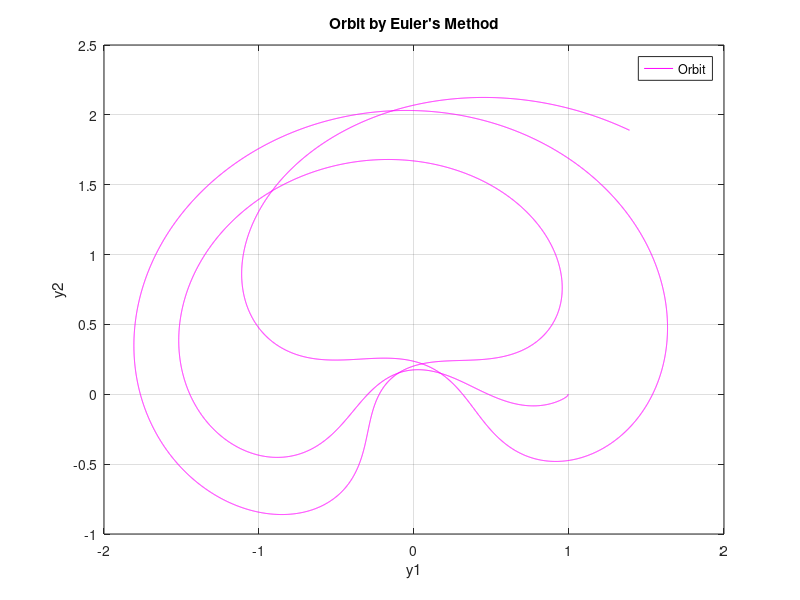
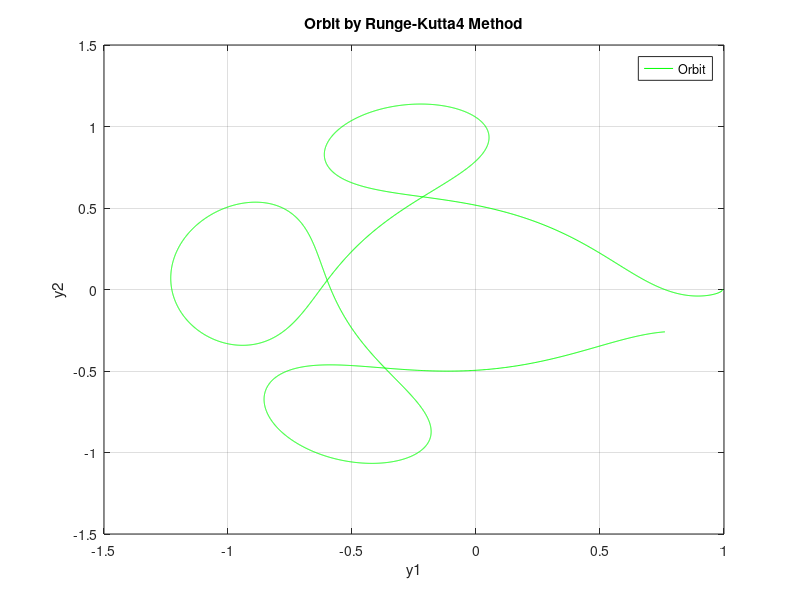

Recreate these plots in MATLAB, in order. (Note: this script raises an error after producing the figures.)
clear all; close all; clc

% DEFINE CONSTANTS
% -------------------------------------------------------------------------
% initial and final time
ti = 0;
tf = 17.06521656015796;
%tf = 40;
% initial conditions
y1_init = 0.994;
dy1_init = 0;
y2_init = 0;
dy2_init = -2.0015851063790825;
% normalized mass values 
u1 = 0.012277471; % moon
u2 = 1-u1; % earth


% EULER'S METHOD
% -------------------------------------------------------------------------
tic 
M1 = 24000; % subintervals
h_e = (tf-ti)/M1; % step size
t_e = ti:h_e:tf ; % time array

% Define differential equations (all given)
D1_e = @(t_e, y1, y2) ((y1+u1)^2+y2^2)^(3/2);
D2_e = @(t_e, y1, y2) ((y1-u2)^2+y2^2)^(3/2);
diff1_y1_e = @(t_e, y1, dy1, y2, dy2) dy1;
diff1_y2_e = @(t_e, y1, dy1, y2, dy2) dy2;
diff2_y1_e = @(t_e, y1, dy1, y2, dy2) y1 + 2*dy2 - u2*((y1+u1)/D1_e(t_e,y1,y2)) - u1*((y1-u2)/D2_e(t_e,y1,y2));
diff2_y2_e = @(t_e, y1, dy1, y2, dy2) y2 - 2*dy1 - u2*y2/D1_e(t_e,y1,y2) - u1*y2/D2_e(t_e,y1,y2);

% Preallocate space for solution matrices
y1_euler = zeros(1 , M1+1);
dy1_euler = zeros(1 , M1+1);
y2_euler = zeros(1 , M1+1);
dy2_euler = zeros(1 , M1+1);

% Append the initial values to solution matrices
y1_euler(1) = y1_init;
dy1_euler(1) = dy1_init;
y2_euler(1) = y2_init;
dy2_euler(1) = dy2_init;

% Apply the Euler's method 
for i=1:M1
    
    y1_euler(i+1) = y1_euler(i) + h_e * diff1_y1_e(t_e(i), y1_euler(i), dy1_euler(i), y2_euler(i), dy2_euler(i));
    dy1_euler(i+1) = dy1_euler(i) + h_e * diff2_y1_e(t_e(i), y1_euler(i), dy1_euler(i), y2_euler(i), dy2_euler(i));
    y2_euler(i+1) = y2_euler(i) + h_e * diff1_y2_e(t_e(i), y1_euler(i), dy1_euler(i), y2_euler(i), dy2_euler(i));
    dy2_euler(i+1) = dy2_euler(i) + h_e * diff2_y2_e(t_e(i), y1_euler(i), dy1_euler(i), y2_euler(i), dy2_euler(i)); 
    
end

% Plot for Euler
figure('Name','Euler')
plot(y1_euler,y2_euler,'m');
grid on
legend('Orbit')
title("Orbit by Euler's Method")
xlabel('y1')
ylabel('y2')

time_euler = toc

% RUNGE-KUTTE 4 METHOD
% -------------------------------------------------------------------------
tic
M2 = 6000; % subintervals
h_r=(tf-ti)/M2; % step size
t_r=ti:h_r:tf ; % time array

% Define differential equations (all given)
D1_r = @(t_r, y1, y2) ((y1+u1)^2+y2^2)^(3/2);
D2_r = @(t_r, y1, y2) ((y1-u2)^2+y2^2)^(3/2);
diff1_y1_r = @(t_r, y1, dy1, y2, dy2) dy1;
diff1_y2_r = @(t_r, y1, dy1, y2, dy2) dy2;
diff2_y1_r = @(t_r, y1, dy1, y2, dy2) y1 + 2*dy2 - u2*((y1+u1)/D1_r(t_r,y1,y2)) - u1*((y1-u2)/D2_r(t_r,y1,y2));
diff2_y2_r = @(t_r, y1, dy1, y2, dy2) y2 - 2*dy1 - u2*y2/D1_r(t_r,y1,y2) - u1*y2/D2_r(t_r,y1,y2);

% Preallocate space for solution matrices
y1_rk4 = zeros(1 , M2+1);
dy1_rk4 = zeros(1 , M2+1);
y2_rk4 = zeros(1 , M2+1);
dy2_rk4 = zeros(1 , M2+1);

% Append the initial values to solution matrices
y1_rk4(1) = 0.994;
dy1_rk4(1) = 0;
y2_rk4(1) = 0;
dy2_rk4(1) = -2.0015851063790825;

% Apply RK4 Method
for i=1:M2 
     % first order derivatives
  p1_1 = diff1_y1_r(t_r(i), y1_rk4(i), dy1_rk4(i), y2_rk4(i), dy2_rk4(i)); %defining p1 in terms of partition vector, y1, dy1, y2, and dy2
  q1_1 = diff2_y1_r(t_r(i), y1_rk4(i), dy1_rk4(i), y2_rk4(i), dy2_rk4(i)); %defining q1 in terms of partition vector, y1, dy1, y2, and dy2
  p2_1 = diff1_y2_r(t_r(i), y1_rk4(i), dy1_rk4(i), y2_rk4(i), dy2_rk4(i)); %defining p2 in terms of partition vector, y1, dy1, y2, and dy2
  q2_1 = diff2_y2_r(t_r(i), y1_rk4(i), dy1_rk4(i), y2_rk4(i), dy2_rk4(i)); %defining q2 in terms of partition vector, y1, dy1, y2, and dy2
 
     % second order derivatives
  p1_2 = diff1_y1_r(t_r(i) + 0.5*h_r , y1_rk4(i) + 0.5*h_r*p1_1 , dy1_rk4(i) + 0.5*h_r*q1_1 , y2_rk4(i) + 0.5*h_r*p2_1 , dy2_rk4(i) + 0.5*h_r*q2_1);
  q1_2 = diff2_y1_r(t_r(i) + 0.5*h_r , y1_rk4(i) + 0.5*h_r*p1_1 , dy1_rk4(i) + 0.5*h_r*q1_1 , y2_rk4(i) + 0.5*h_r*p2_1 , dy2_rk4(i) + 0.5*h_r*q2_1);
  p2_2 = diff1_y2_r(t_r(i) + 0.5*h_r , y1_rk4(i) + 0.5*h_r*p1_1 , dy1_rk4(i) + 0.5*h_r*q1_1 , y2_rk4(i) + 0.5*h_r*p2_1 , dy2_rk4(i) + 0.5*h_r*q2_1);
  q2_2 = diff2_y2_r(t_r(i) + 0.5*h_r , y1_rk4(i) + 0.5*h_r*p1_1 , dy1_rk4(i) + 0.5*h_r*q1_1 , y2_rk4(i) + 0.5*h_r*p2_1 , dy2_rk4(i) + 0.5*h_r*q2_1);
 
     % third order derivatives
  p1_3 = diff1_y1_r(t_r(i) + 0.5*h_r , y1_rk4(i) + 0.5*h_r*p1_2 , dy1_rk4(i) + 0.5*h_r*q1_2 , y2_rk4(i) + 0.5*h_r*p2_2 , dy2_rk4(i) + 0.5*h_r*q2_2);
  q1_3 = diff2_y1_r(t_r(i) + 0.5*h_r , y1_rk4(i) + 0.5*h_r*p1_2 , dy1_rk4(i) + 0.5*h_r*q1_2 , y2_rk4(i) + 0.5*h_r*p2_2 , dy2_rk4(i) + 0.5*h_r*q2_2);
  p2_3 = diff1_y2_r(t_r(i) + 0.5*h_r , y1_rk4(i) + 0.5*h_r*p1_2 , dy1_rk4(i) + 0.5*h_r*q1_2 , y2_rk4(i) + 0.5*h_r*p2_2 , dy2_rk4(i) + 0.5*h_r*q2_2);
  q2_3 = diff2_y2_r(t_r(i) + 0.5*h_r , y1_rk4(i) + 0.5*h_r*p1_2 , dy1_rk4(i) + 0.5*h_r*q1_2 , y2_rk4(i) + 0.5*h_r*p2_2 , dy2_rk4(i) + 0.5*h_r*q2_2);
 
     % fourth order derivatives
  p1_4 = diff1_y1_r(t_r(i) + h_r , y1_rk4(i) + h_r*p1_3 , dy1_rk4(i) + h_r*q1_3 , y2_rk4(i) + h_r*p2_3 , dy2_rk4(i) + h_r*q2_3);
  q1_4 = diff2_y1_r(t_r(i) + h_r , y1_rk4(i) + h_r*p1_3 , dy1_rk4(i) + h_r*q1_3 , y2_rk4(i) + h_r*p2_3 , dy2_rk4(i) + h_r*q2_3);
  p2_4 = diff1_y2_r(t_r(i) + h_r , y1_rk4(i) + h_r*p1_3 , dy1_rk4(i) + h_r*q1_3 , y2_rk4(i) + h_r*p2_3 , dy2_rk4(i) + h_r*q2_3);
  q2_4 = diff2_y2_r(t_r(i) + h_r , y1_rk4(i) + h_r*p1_3 , dy1_rk4(i) + h_r*q1_3 , y2_rk4(i) + h_r*p2_3 , dy2_rk4(i) + h_r*q2_3);
    
     % Append the approximated values at (i+1)
  y1_rk4(i+1)= y1_rk4(i) + h_r/6*(p1_1+2*p1_2+2*p1_3+p1_4);
  dy1_rk4(i+1)= dy1_rk4(i) + h_r/6*(q1_1+2*q1_2+2*q1_3+q1_4);
  y2_rk4(i+1)= y2_rk4(i) + h_r/6*(p2_1+2*p2_2+2*p2_3+p2_4);
  dy2_rk4(i+1)= dy2_rk4(i) + h_r/6*(q2_1+2*q2_2+2*q2_3+q2_4);

end

% Plot for RK4
figure("Name","RK4")
plot(y1_rk4,y2_rk4,'g');
grid on
legend('Orbit')
title('Orbit by Runge-Kutta4 Method')
xlabel('y1')
ylabel('y2')

time_rk4 = toc

% ODE45
% -------------------------------------------------------------------------
tic
% ode45(differential equations, time span, initial conditions)
% "odefun" is defined at the bottom
[t_ode45 , x_ode45] = ode45(@(t,x) odefun(t,x), [ti tf] ,...
                      [y1_init dy1_init y2_init dy2_init]);

% Plot for ode45
figure("Name", "ode45")
plot(x_ode45(:,1),x_ode45(:,3),'b') % first and third column stores the location values
grid on
legend('Orbit')
title('Orbit by ode45')
xlabel('y1')
ylabel('y2')

time_ode45 = toc

% TIME COMPARISON FOR ALL METHODS
% -------------------------------------------------------------------------
if (time_euler < time_ode45) 
    if (time_euler < time_rk4)
        disp('Euler solution is the fastest solution.')
    end
end

if (time_ode45 < time_rk4) 
    if( time_ode45 < time_euler)
        disp('ode45 solution is the fastest solution.')
    end
end
        
if (time_rk4 < time_rk4) 
    if(time_rk4 < time_ode45)
        disp('RK4 solution is the fastest solution.')
    end
end

% COMPARISON OF ALL CURVES
% -------------------------------------------------------------------------

figure ('Name','Comparing All Methods for Restricted 3 Body Problem')
plot(y1_euler, y2_euler, 'm') % euler
grid on
hold on
plot(y1_rk4, y2_rk4, 'g') % rk4
plot (x_ode45(:,1),x_ode45(:,3), 'b') % ode45
title("Comparison of All Methods")
legend('Euler Solution','RK4 Solution','ode45 Solution')


n=zeros(length(x_ode45));


%animation
figure("Name","Animation")
for k=1:3:length(t_ode45)
    
    clf % clear the figure
    
    t_k = t_ode45(k); % time
    x_k = x_ode45(k,1); % y1
    y_k = x_ode45(k,3); % y2
    z_k = 0; % since the motion is planar motion        

    % location of earth
    plot3(-u1,0,0,'b.','LineWidth',10,'MarkerSize',40)
    hold on
    %location of moon
    plot3(u2,0,0,'m.','LineWidth',5,'MarkerSize',25)
    hold on
    % location of satellite
    plot3(x_k,y_k,z_k,'-^r','LineWidth',2,'MarkerSize',10)
    % plot entire orbit
    hold on
    plot3(x_ode45(:,1),x_ode45(:,3),n,'k-','LineWidth',2)
    grid on
    xlabel('y1')
    ylabel('y2')
    zlabel('z')
    title(['spacecraft at t= ',num2str(t_k)])
    view([0 90]) % angle of view
    drawnow
    legend('earth','moon','spacecraft')
    
end



% Define "odefun"
function dx_dt=odefun(t,x)

    u1 = 0.012277471;
    u2 = 1-u1;
    dx_dt = zeros(4,1);
    dx_dt(1) = x(2);
    dx_dt(2) = x(1) + 2*x(4) - u2*(x(1)+u1)/((x(1)+u1)^2+x(3)^2)^(3/2)-u1*(x(1)-u2)/((x(1)-u2)^2+x(3)^2)^(3/2);
    dx_dt(3) = x(4);
    dx_dt(4) = x(3) - 2*x(2) - u2*x(3)/((x(1)+u1)^2+x(3)^2)^(3/2)-u1*x(3)/((x(1)-u2)^2+x(3)^2)^(3/2);

end


